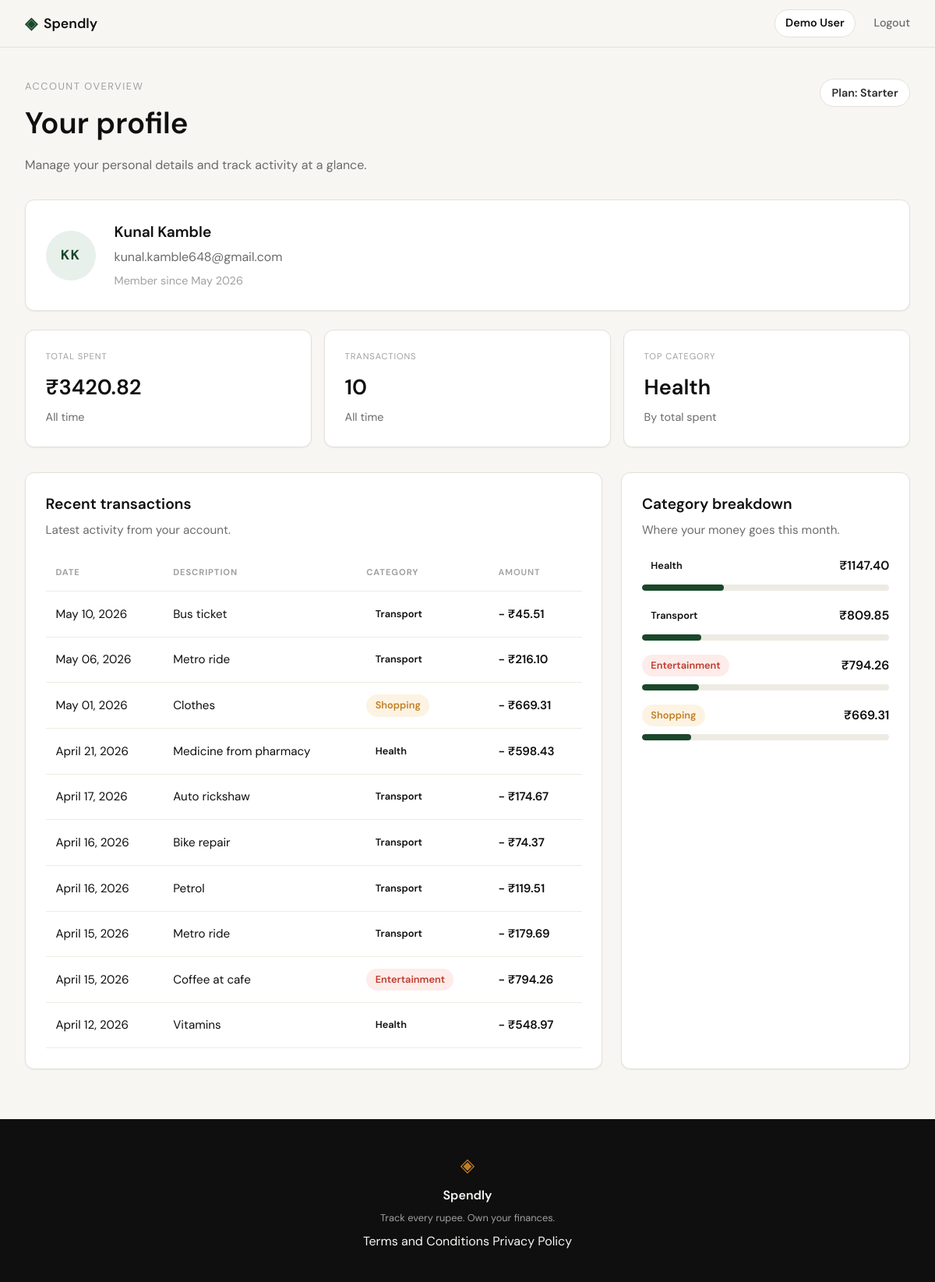
Screenshot of /profile (signed in) with the database file from the repository.
### tables this page shows
CREATE TABLE users (
                id INTEGER PRIMARY KEY AUTOINCREMENT,
                name TEXT NOT NULL,
                email TEXT UNIQUE NOT NULL,
                password_hash TEXT NOT NULL,
                created_at TEXT DEFAULT (datetime('now'))
            );

CREATE TABLE expenses (
                id INTEGER PRIMARY KEY AUTOINCREMENT,
                user_id INTEGER NOT NULL,
                amount REAL NOT NULL,
                category TEXT NOT NULL,
                date TEXT NOT NULL,
                description TEXT,
                created_at TEXT DEFAULT (datetime('now')),
                FOREIGN KEY (user_id) REFERENCES users(id)
            );

### app.py (the view)
@app.route("/profile")
def profile():
    if not session.get("user_id"):
        return redirect(url_for("login"))
    user_row = get_user_by_id(session["user_id"])
    if not user_row:
        abort(404)
    user = {
        "name": user_row["name"],
        "email": user_row["email"],
        "member_since": user_row["member_since"],
        "initials": _get_initials(user_row["name"]),
        "plan": "Starter",
    }
    summary = get_summary_stats(session["user_id"])
    stats = [
        {
            "label": "Total spent",
            "value": _format_currency(summary["total_spent"]),
            "note": "All time",
        },
        {
            "label": "Transactions",
            "value": str(summary["transaction_count"]),
            "note": "All time",
        },
        {
            "label": "Top category",
            "value": summary["top_category"],
            "note": "By total spent",
        },
    ]
    transactions = [
        {
            "date": _format_date(transaction["date"]),
            "description": transaction["description"],
            "category": transaction["category"],
            "badge_class": _get_badge_class(transaction["category"]),
            "amount": f"- {_format_currency(transaction['amount'])}",
        }
        for transaction in get_recent_transactions(session["user_id"])
    ]
    breakdown = get_category_breakdown(session["user_id"])
    categories = [
        {
            "name": item["name"],
            "total": _format_currency(item["amount"]),
            "bar_class": _get_bar_class(item["pct"]),
            "badge_class": _get_badge_class(item["name"]),
        }
        for item in breakdown
    ]
    return render_template(
        "profile.html",
        user=user,
        stats=stats,
        transactions=transactions,
        categories=categories,
    )

### app.py (called while the page is built)
@app.context_processor
def inject_nav_user():
    if session.get("user_id"):
        return {"nav_user_name": "Demo User"}
    return {}

def _format_currency(amount):
    return f"₹{amount:.2f}"

def _format_date(value):
    try:
        parsed = datetime.strptime(value, "%Y-%m-%d")
        return parsed.strftime("%B %d, %Y")
    except ValueError:
        return value

def _get_initials(name):
    parts = [part for part in name.split() if part]
    initials = "".join(part[0] for part in parts[:2]).upper()
    return initials or name[:1].upper()

def _get_badge_class(category):
    mapping = {
        "food": "badge-food",
        "shopping": "badge-shopping",
        "bills": "badge-bills",
        "entertainment": "badge-entertainment",
    }
    return mapping.get(category.lower(), "")

def _get_bar_class(pct):
    return f"bar-{pct}"

### database/db.py (called while the page is built)
def get_db():
    conn = sqlite3.connect(DB_PATH)
    conn.row_factory = sqlite3.Row
    conn.execute("PRAGMA foreign_keys = ON")
    return conn

### database/queries.py (called while the page is built)
def _format_member_since(created_at):
    if not created_at:
        return ""
    for fmt in ("%Y-%m-%d %H:%M:%S", "%Y-%m-%d"):
        try:
            parsed = datetime.strptime(created_at, fmt)
            return parsed.strftime("%B %Y")
        except ValueError:
            continue
    return created_at

def get_user_by_id(user_id):
    conn = get_db()
    try:
        row = conn.execute(
            "SELECT name, email, created_at FROM users WHERE id = ?",
            (user_id,),
        ).fetchone()
        if not row:
            return None
        return {
            "name": row["name"],
            "email": row["email"],
            "member_since": _format_member_since(row["created_at"]),
        }
    finally:
        conn.close()

def get_recent_transactions(user_id, limit=10):
    conn = get_db()
    try:
        rows = conn.execute(
            """
            SELECT date, description, category, amount
            FROM expenses
            WHERE user_id = ?
            ORDER BY date DESC, created_at DESC, id DESC
            LIMIT ?
            """,
            (user_id, limit),
        ).fetchall()
        return [
            {
                "date": row["date"],
                "description": row["description"],
                "category": row["category"],
                "amount": float(row["amount"]),
            }
            for row in rows
        ]
    finally:
        conn.close()

### templates/profile.html (shortened to what this page needs)
{% extends "base.html" %}
{% block head %}
<link rel="stylesheet" href="{{ url_for('static', filename='css/profile.css') }}">
{% endblock %}
{% block content %}
<section class="profile-page">
    <div class="profile-inner">
        <header class="profile-header">
            <div>
                <p class="profile-eyebrow">Account overview</p>
                <h1 class="profile-title">Your profile</h1>
                <p class="profile-subtitle">Manage your personal details and track activity at a glance.</p>
            </div>
            <div class="profile-header-actions">
                <span class="profile-plan">Plan: {{ user.plan }}</span>
            </div>
        </header>
        <section class="profile-grid">
            <article class="profile-card profile-user">
                <div class="profile-avatar">{{ user.initials }}</div>
                <div class="profile-user-details">
                    <p class="profile-name">{{ user.name }}</p>
                    <p class="profile-email">{{ user.email }}</p>
                    <p class="profile-meta">Member since {{ user.member_since }}</p>
                </div>
            </article>
            <div class="profile-stats">
                {% for stat in stats %}
                <article class="profile-card profile-stat">
                    <p class="profile-stat-label">{{ stat.label }}</p>
                    <p class="profile-stat-value">{{ stat.value }}</p>
                    <p class="profile-stat-note">{{ stat.note }}</p>
                </article>
                {% endfor %}
            </div>
        </section>
        <section class="profile-content">
            <article class="profile-card profile-table-card">
                <div class="profile-section-header">
                    <div>
                        <h2 class="profile-section-title">Recent transactions</h2>
                        <p class="profile-section-subtitle">Latest activity from your account.</p>
                    </div>
                </div>
                <div class="profile-table-wrap">
                    <table class="profile-table">
                        <thead>
                            <tr>
                                <th>Date</th>
                                <th>Description</th>
                                <th>Category</th>
                                <th class="profile-amount">Amount</th>
                            </tr>
                        </thead>
                        <tbody>
                            {% for tx in transactions %}
                            <tr>
                                <td>{{ tx.date }}</td>
                                <td>{{ tx.description }}</td>
                                <td><span class="badge {{ tx.badge_class }}">{{ tx.category }}</span></td>
                                <td class="profile-amount">{{ tx.amount }}</td>
                            </tr>
                            {% endfor %}
                        </tbody>
                    </table>
                </div>
            </article>
            <article class="profile-card profile-breakdown">
                <div class="profile-section-header">
                    <div>
                        <h2 class="profile-section-title">Category breakdown</h2>
                        <p class="profile-section-subtitle">Where your money goes this month.</p>
                    </div>
                </div>
                <div class="profile-breakdown-list">
                    {% for category in categories %}
                    <div class="profile-breakdown-row">
                        <div class="profile-breakdown-info">
                            <span class="badge {{ category.badge_class }}">{{ category.name }}</span>
                            <span class="profile-breakdown-total">{{ category.total }}</span>
                        </div>
                        <div class="profile-bar-track">
                            <span class="profile-bar-fill {{ category.bar_class }}"></span>
                        </div>
                    </div>
                    {% endfor %}
                </div>
            </article>
        </section>
    </div>
</section>
{% endblock %}

### static/css/style.css (style rules this page uses)
:root { --ink: #0f0f0f; --ink-soft: #2d2d2d; --ink-muted: #6b6b6b; --ink-faint: #a0a0a0; --paper: #f7f6f3; --paper-warm: #f0ede6; --paper-card: #ffffff; --accent: #1a472a; --accent-light: #e8f0eb; --accent-2: #c17f24; --accent-2-light: #fdf3e3; --danger: #c0392b; --danger-light: #fdecea; --border: #e4e1da; --border-soft: #eeebe4; --font-display: 'DM Serif Display', Georgia, serif; --font-body: 'DM Sans', system-ui, sans-serif; --max-width: 1200px; --auth-width: 440px; --radius-sm: 6px; --radius-md: 12px; --radius-lg: 20px; }
*, *::before, *::after { box-sizing: border-box; margin: 0; padding: 0; }
html { font-size: 16px; scroll-behavior: smooth; }
body { background: var(--paper); color: var(--ink); font-family: var(--font-body); font-size: 1rem; line-height: 1.6; -webkit-font-smoothing: antialiased; }

### rows the page displays
users: name "Kunal Kamble", email "kunal.kamble648@gmail.com"
expenses: date "May 10, 2026", description "Bus ticket", category "Transport", amount "- ₹45.51"
expenses: date "May 06, 2026", description "Metro ride", category "Transport", amount "- ₹216.10"
expenses: date "May 01, 2026", description "Clothes", category "Shopping", amount "- ₹669.31"
expenses: date "April 21, 2026", description "Medicine from pharmacy", category "Health", amount "- ₹598.43"
expenses: date "April 17, 2026", description "Auto rickshaw", category "Transport", amount "- ₹174.67"
expenses: date "April 16, 2026", description "Bike repair", category "Transport", amount "- ₹74.37"
expenses: date "April 16, 2026", description "Petrol", category "Transport", amount "- ₹119.51"
expenses: date "April 15, 2026", description "Metro ride", category "Transport", amount "- ₹179.69"
expenses: date "April 15, 2026", description "Coffee at cafe", category "Entertainment", amount "- ₹794.26"
expenses: date "April 12, 2026", description "Vitamins", category "Health", amount "- ₹548.97"

### other values shown
{{ nav_user_name }} "Demo User"
{{ user.plan }} "Starter"
{{ user.initials }} "KK"
{{ user.member_since }} "May 2026"
{{ stat.label }} "TOTAL SPENT" "TRANSACTIONS" "TOP CATEGORY"
{{ stat.value }} "₹3420.82" "10" "Health"
{{ stat.note }} "All time" "All time" "By total spent"
{{ category.name }} "Health" "Transport" "Entertainment" "Shopping"
{{ category.total }} "₹1147.40" "₹809.85" "₹794.26" "₹669.31"
